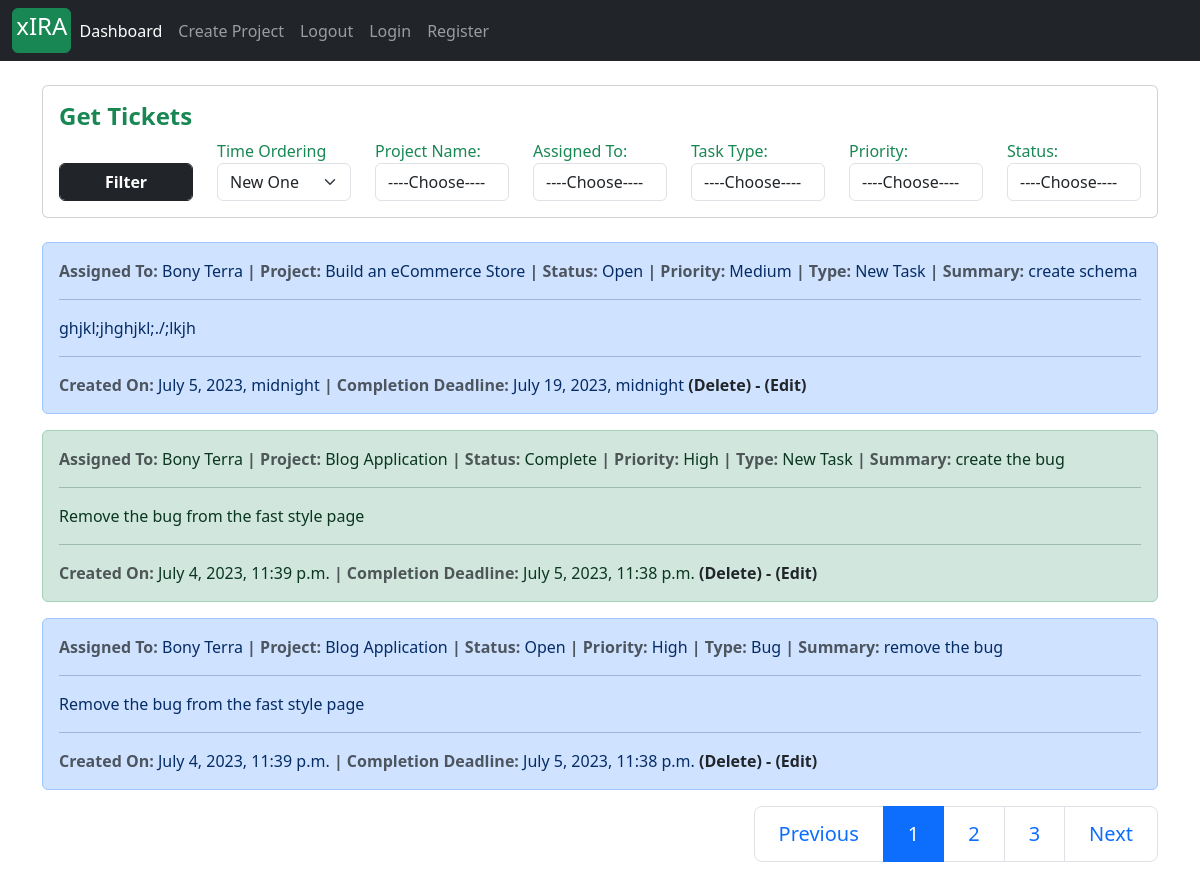
The app's page /ticket/manage/ (signed in), older data.
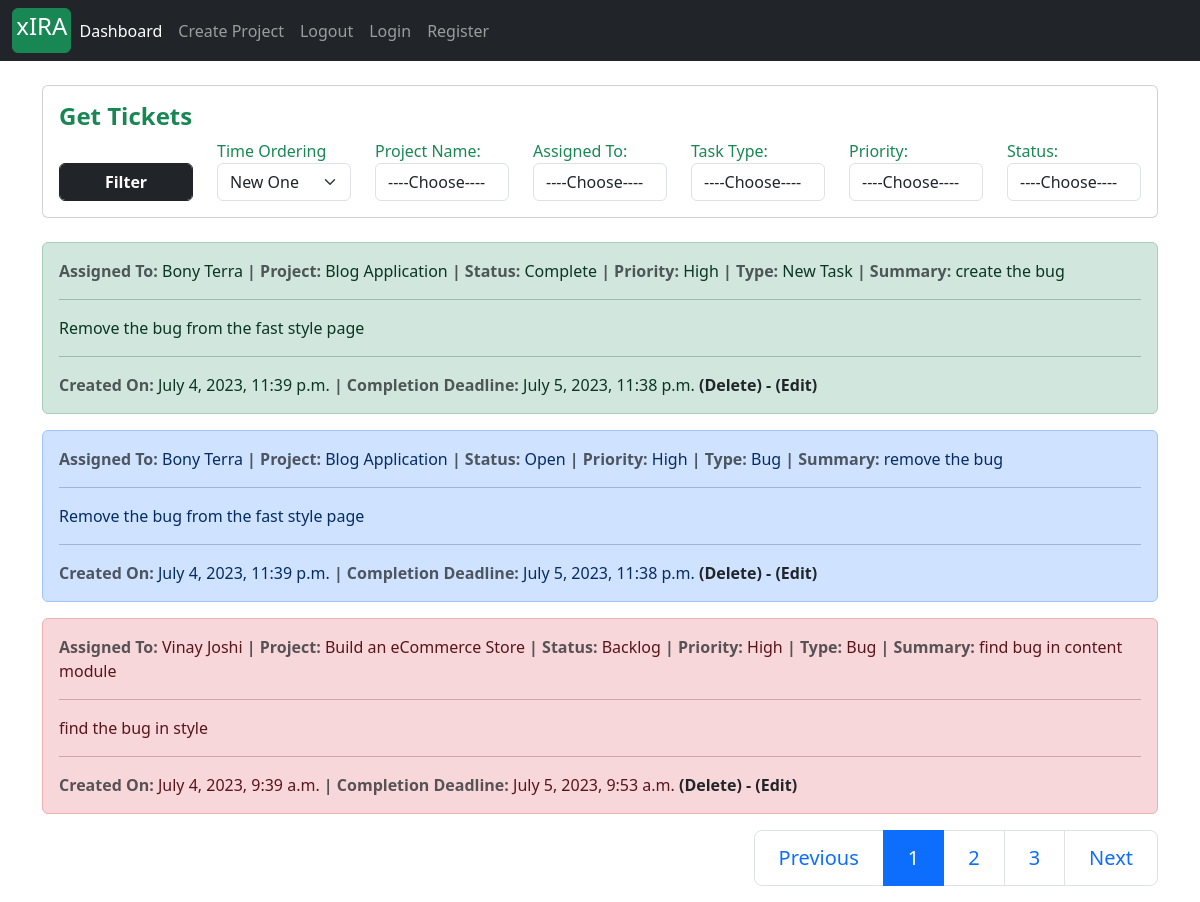
The same page, newer data.
### tickets/models.py (models this page shows, shortened)
class Task(models.Model):
    project       = models.ForeignKey(Project, on_delete=models.CASCADE)
    task_type     = models.CharField(max_length=30, choices = task_type_choices)
    short_summary = models.CharField(max_length=80)
    description   = models.TextField(max_length=500)
    assignee     = models.ForeignKey(Account, on_delete=models.CASCADE)
    status        = models.CharField(max_length=25, choices=status_field)
    priority      = models.CharField(max_length=25, choices=priority_field)
    start_date    = models.DateTimeField(auto_now_add=True)
    estimated_end_date = models.DateTimeField()
    def task_as_back_log(self):
        current_time = datetime.datetime.now().astimezone()
        estimated_end_date = self.estimated_end_date.astimezone()
        if self.status == 'Complete':
            return False
        if current_time >= estimated_end_date:
            self.status = 'Backlog'
            self.save()
            return True
        else:
            return False

### accounts/models.py (models this page shows, shortened)
class Account(AbstractBaseUser):
    first_name           = models.CharField(max_length=50)
    last_name            = models.CharField(max_length=50)
    work_email           = models.EmailField(max_length=100, unique=True)
    contact_number       = models.CharField(max_length=50)
    work_profile         = models.CharField(max_length=30, choices=choices)
    date_joined     = models.DateTimeField(auto_now_add=True)
    last_login      = models.DateTimeField(auto_now_add=True)
    is_admin        = models.BooleanField(default=False)
    is_staff        = models.BooleanField(default=False)
    is_active        = models.BooleanField(default=False)
    is_superadmin        = models.BooleanField(default=False)
    USERNAME_FIELD = 'work_email'
    REQUIRED_FIELDS = ['first_name', 'last_name']
    objects = MyAccountManager()
    def __str__(self):
        return f'{self.first_name} {self.last_name}'
    def is_project_manager(self):
        try:
            temp = ProjectManager.objects.get(project_manager__id=self.id)
            is_manager = True
        except ProjectManager.DoesNotExist:
            is_manager = False
        return is_manager

### projects/models.py (models this page shows)
class Project(models.Model):
    project_name         = models.CharField(max_length=30)
    project_description  = models.TextField(max_length=600, blank=True)
    project_category     = models.CharField(max_length=30, choices=choices)
    project_manager      =  models.ForeignKey(ProjectManager, on_delete=models.SET_NULL, null=True)
    assignees            =  models.ManyToManyField(Account)
    start_date           = models.DateTimeField(auto_now_add=True)
    estimated_end_date   = models.DateTimeField()
    def __str__(self):
        return self.project_name

### tickets/views.py (the view, shortened to what this page needs)
# urls.py: path('manage/', views.manage_ticket, name='manage_ticket'),
def manage_ticket(request):
    url = ""
    count = 0
    for j in request.GET:
        if j != 'page':
            count += 1
    if count > 0:
        url += "?"
    for item in request.GET:
        if item != 'page':
            temp_url = item+"="+request.GET.get(item)+"&"
            url += temp_url
    if url[-1:] == "&":
        url = url[:-1]
    print(url)
    if request.user.is_project_manager():
        project_coice_tuple_list, assignee_choice_tuple_list = get_choice_fields(request.user)
        context = {
            'project_choice': project_coice_tuple_list,
            'assignee_choice': assignee_choice_tuple_list,
            'status_choice': status_field,
            'task_type_choice': task_type_choices,
            'priority_choice': priority_field,
        }
        all_task_query = get_all_tickets_project_manager(request.user)
        query_dic = request.GET
        if 'project_id' in query_dic:
            if query_dic['project_id'] != '' and len(all_task_query) > 0:
                all_task_query = all_task_query.filter(project__id=int(query_dic['project_id']))
        if 'assignee_id' in query_dic:
            if query_dic['assignee_id'] != '' and len(all_task_query) > 0:
                all_task_query = all_task_query.filter(assignee__id=int(query_dic['assignee_id']))
        if 'task_type' in query_dic:
            if query_dic['task_type'] != '' and len(all_task_query) > 0:
                all_task_query = all_task_query.filter(task_type=query_dic['task_type'])
        if 'priority' in query_dic:
            if query_dic['priority'] != '' and len(all_task_query) > 0:
                all_task_query = all_task_query.filter(priority=query_dic['priority'])
        if 'status' in query_dic:
            if query_dic['status'] != '' and len(all_task_query) > 0:
                all_task_query = all_task_query.filter(status=query_dic['status'])
        all_task_query = all_task_query.order_by('-start_date')
        print(request.GET)
        page_no = request.GET.get('page')
        page_object = Paginator(all_task_query, 3)
        if page_no is None:
            all_task_query = page_object.get_page(1)
            print(all_task_query.number)
        else:
            all_task_query = page_object.get_page(page_no)
            print(all_task_query.number)
        context['tasks'] = all_task_query
        context['url'] = url
    return render(request, 'manage_ticket.html', context)

### projects/forms.py
class ProjectCreationForm(forms.ModelForm):
    class Meta:
        model = Project
        fields = ('project_name', 'project_category', 'project_description', 'estimated_end_date')
        widgets = {
            'project_name': forms.TextInput(attrs={'class': 'form-control',  }),
            'project_category': forms.Select(attrs={'class': 'form-control', }),
            'project_description': forms.Textarea(attrs={'class': 'form-control', 'rows':4, 'cols':15}),
        }

### accounts/models.py (called while the page is built)
    def get_all_project(self):
        return self.project_set.all()

### projects/context_processors.py (called while the page is built)
def create_project_form(request):
    form = ProjectCreationForm()
    context = {
        'project_creation_form': form
    }
    return context

### tickets/views.py (called while the page is built)
def get_all_tickets_project_manager(user):
    project_manager = ProjectManager.objects.get(project_manager__id=user.id)
    projects = project_manager.get_all_project()
    if len(projects) >= 1:
        project_1 = projects[0]
        all_tickets = Task.objects.filter(project__id=project_1.id)
        for i in range(1, len(projects)):
            all_tickets = all_tickets | Task.objects.filter(project__id=projects[i].id)
        return all_tickets
    return None

### templates/manage_ticket.html (shortened to what this page needs)
{% extends 'base.html' %}
{% block content %}
{% load tz %}
<div class="container mt-4">
    <div class="card mx-auto">
      <article class="card-body">
		<header class="text-success"><h4><strong class="card-title">Get Tickets</strong></h4></header>
		<form action = "{% url 'manage_ticket' %}" method="GET">
				<div class="form-group row">
					<div class="col form-group" style="">
                        	<button class="btn btn-dark form-control" href="#"><strong>Filter</strong></button>
            		</div>
					<div class="col form-group">
							<label class="text-success" for="">Time Ordering</label>
							<select class="form-select" name="order_by">
							  <option value="1" selected>New One</option>
							</select>
				</div>
					<div class="col form-group">
						<label class="text-success" for="project_id">Project Name:</label>
						<select class="form-control" name="project_id">
						<option value="">----Choose----</option>
						</select>
					</div>
					<div class="col form-group">
						<label class="text-success" for="assignee_id">Assigned To:</label>
						<select class="form-control" name="assignee_id">
						<option value="">----Choose----</option>
						</select>
					</div>
					<div class="col form-group">
			            <label class="text-success" for="">Task Type:</label>
						<select class="form-control" name="task_type">
						<option value="">----Choose----</option>
						</select>
					</div>
					<div class="col form-group">
			            <label class="text-success" for="">Priority:</label>
						<select class="form-control" name="priority">
						<option value="">----Choose----</option>
						</select>
					</div>
					<div class="col form-group">
			            <label class="text-success" for="">Status:</label>
						<select class="form-control" name="status">
						<option value="">----Choose----</option>
						</select>
					</div>
		</form>
		</article>
    </div>
</div>
<div class="container mt-4">
	{% for task in tasks %}
	<div class="alert alert-{% if task.task_as_back_log %}danger{% elif task.status == 'Open' %}primary{% elif task.status == 'In Progress' %}info{% else %}success{% endif %}" role="alert">
		<strong class="text-muted"> Assigned To: </strong>
		{{task.assignee}}
		<strong class="text-muted">| Project: </strong>
		{{task.project}}
		<strong class="text-muted">| Status: </strong>
	    {{task.status|capfirst}}
	 	<strong class="text-muted">| Priority: </strong>
	    {{task.priority}}
		<strong class="text-muted">| Type: </strong>
	    {{task.task_type}}
		<strong class="text-muted">| Summary: </strong>
	    {{task.short_summary}}
	 	<hr>
	 	<p>{{task.description}}</p>
	 	<hr>
	<strong class="text-muted"> Created On: </strong>
	 {{task.start_date|timezone:"Asia/Kolkata"}}
	<strong class="text-muted">| Completion Deadline: </strong>
	 {{task.estimated_end_date|timezone:"Asia/Kolkata"}}
	<a class="text-dark" href="{% url 'delete_ticket' task.id %}" style="text-decoration: none;"><strong> (Delete) -</strong></a>
 	<a class="text-dark" href="{% url 'edit_ticket' task.id %}" style="text-decoration: none;"><strong> (Edit)</strong></a>
	</div>
	{% endfor %}
<nav aria-label="Page navigation example">
	  <ul class="pagination justify-content-end pagination-lg">
		<li class="page-item"><a class="page-link" href="#">Previous</a></li>
			  {% for page_no in  tasks.paginator.page_range %}
		  		{% if tasks.number == page_no %}
					{% if url %}
		  				<li class="page-item active"><a class="page-link" href="{{url}}&page={{page_no}}">{{page_no}}</a></li>
		  			{%  else %}
		  				<li class="page-item active"><a class="page-link" href="?page={{page_no}}">{{page_no}}</a></li>
		  			{% endif %}
		  		{% else %}
					{% if url %}
		  				<li class="page-item "><a class="page-link" href="{{url}}&page={{page_no}}">{{page_no}}</a></li>
		  			{%  else %}
		  				<li class="page-item "><a class="page-link" href="?page={{page_no}}">{{page_no}}</a></li>
		  			{% endif %}
		  		{% endif %}
		  	{% endfor %}
		<li class="page-item"><a class="page-link" href="#">Next</a></li>
	  </ul>
</nav>
</div>
{% endblock %}

Row changes from the older to the newer data that the page shows:
removed Task: assignee "Bony Terra", project "Build an eCommerce Store", status "Open", priority "Medium", task_type "New Task", short_summary "create schema", description "ghjkl;jhghjkl;./;lkjh", start_date "July 5, 2023, midnight", estimated_end_date "July 19, 2023, midnight"
now on this page (row edited): Task: assignee "Vinay Joshi", project "Build an eCommerce Store", status "Backlog", priority "High", task_type "Bug", short_summary "find bug in content module", description "find the bug in style", start_date "July 4, 2023, 9:39 a.m.", estimated_end_date "July 5, 2023, 9:53 a.m."
